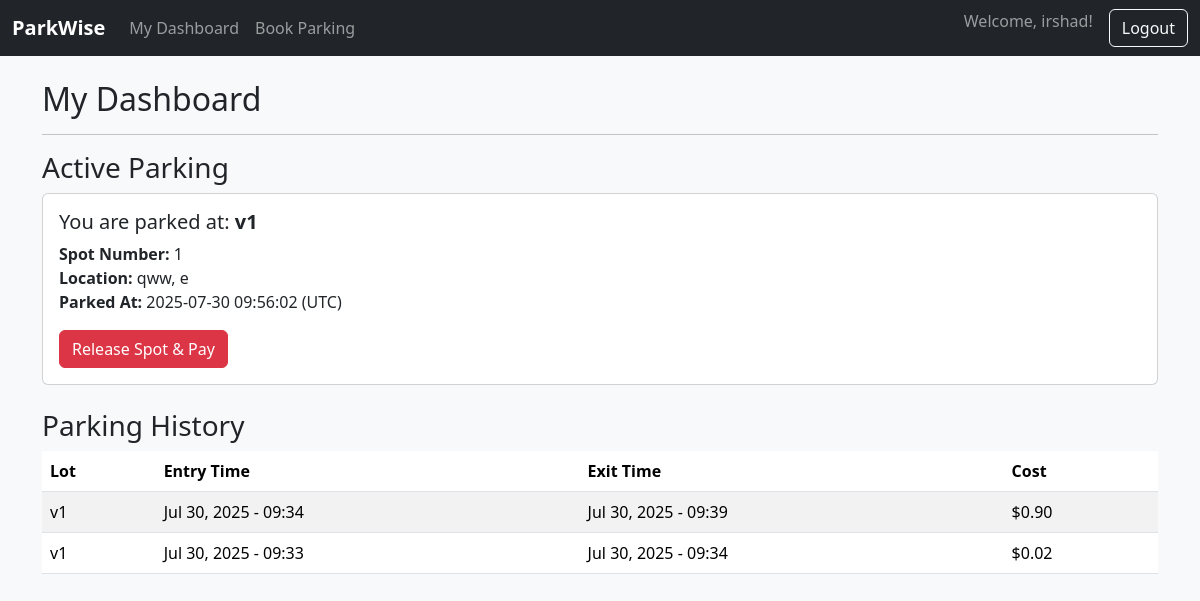
Page /dashboard (signed in) on the committed database.
### app.py (models this page shows)
class ParkingLot(db.Model):
    id = db.Column(db.Integer, primary_key=True)
    name = db.Column(db.String(100), nullable=False)
    address = db.Column(db.String(200), nullable=False)
    pincode = db.Column(db.String(10), nullable=False)
    price = db.Column(db.Float, nullable=False)
    capacity = db.Column(db.Integer, nullable=False)
    spots = db.relationship('ParkingSpot', backref='lot', lazy=True, cascade="all, delete-orphan")

class ParkingSpot(db.Model):
    id = db.Column(db.Integer, primary_key=True)
    spot_number = db.Column(db.Integer, nullable=False)
    status = db.Column(db.String(1), default='A')  # A=Available, O=Occupied
    lot_id = db.Column(db.Integer, db.ForeignKey('parking_lot.id'), nullable=False)
    reservations = db.relationship('Reservation', backref='spot', lazy=True)

class Reservation(db.Model):
    id = db.Column(db.Integer, primary_key=True)
    user_id = db.Column(db.Integer, db.ForeignKey('user.id'), nullable=False)
    spot_id = db.Column(db.Integer, db.ForeignKey('parking_spot.id'), nullable=False)
    lot_id = db.Column(db.Integer, db.ForeignKey('parking_lot.id'), nullable=False)
    entry_time = db.Column(db.DateTime, nullable=False, default=datetime.utcnow)
    exit_time = db.Column(db.DateTime, nullable=True)
    cost = db.Column(db.Float, nullable=True)
    is_active = db.Column(db.Boolean, default=True)

### app.py (the view)
@app.route('/dashboard')
def user_dashboard():
    if 'user_id' not in session or session.get('is_admin'):
        flash("Please log in to view your dashboard.", "warning")
        return redirect(url_for('login'))
    user_id = session['user_id']
    current_booking = Reservation.query.filter_by(user_id=user_id, is_active=True).first()
    booking_history = Reservation.query.filter_by(user_id=user_id, is_active=False).order_by(Reservation.exit_time.desc()).all()
    return render_template('user/dashboard.html', current_booking=current_booking, booking_history=booking_history)

### templates/user/dashboard.html (shortened to what this page needs)
{% extends 'base.html' %}
{% block content %}
<h2>My Dashboard</h2>
<hr>
<div class="row">
    <div class="col-md-12">
        <h3>Active Parking</h3>
        <div class="card mb-4">
            <div class="card-body">
                {% if current_booking %}
                    <h5 class="card-title">You are parked at: <strong>{{ current_booking.spot.lot.name }}</strong></h5>
                    <p class="card-text">
                        <strong>Spot Number:</strong> {{ current_booking.spot.spot_number }}<br>
                        <strong>Location:</strong> {{ current_booking.spot.lot.address }}, {{ current_booking.spot.lot.pincode }}<br>
                        <strong>Parked At:</strong> {{ current_booking.entry_time.strftime('%Y-%m-%d %H:%M:%S') }} (UTC)
                    </p>
                    <form action="{{ url_for('release', booking_id=current_booking.id) }}" method="POST">
                        <button type="submit" class="btn btn-danger">Release Spot & Pay</button>
                    </form>
                {% else %}
                    <p>You have no active parking reservation.</p>
                    <a href="{{ url_for('book') }}" class="btn btn-success">Book a Spot Now</a>
                {% endif %}
            </div>
        </div>
        <h3>Parking History</h3>
        <table class="table table-striped">
            <thead>
                <tr><th>Lot</th><th>Entry Time</th><th>Exit Time</th><th>Cost</th></tr>
            </thead>
            <tbody>
                {% for booking in booking_history %}
                <tr>
                    <td>{{ booking.spot.lot.name }}</td>
                    <td>{{ booking.entry_time.strftime('%b %d, %Y - %H:%M') }}</td>
                    <td>{{ booking.exit_time.strftime('%b %d, %Y - %H:%M') }}</td>
                    <td>${{ "%.2f"|format(booking.cost) }}</td>
                </tr>
                {% else %}
                <tr><td colspan="4" class="text-center">No past parking history.</td></tr>
                {% endfor %}
            </tbody>
        </table>
    </div>
</div>
{% endblock %}

### static/style.css (style rules this page uses)
body { background-color: #f8f9fa; }

### rows in the picture
ParkingLot: spot.lot.name "v1", spot.lot.address "qww", spot.lot.pincode "e"
ParkingSpot: spot.spot_number "1"
Reservation: entry_time "2025-07-30 09:56:02"
Reservation: spot.lot.name "v1", entry_time "Jul 30, 2025 - 09:34", exit_time "Jul 30, 2025 - 09:39", cost "0.90"
Reservation: spot.lot.name "v1", entry_time "Jul 30, 2025 - 09:33", exit_time "Jul 30, 2025 - 09:34", cost "0.02"

### other values in the picture
{{ session.username }} "irshad"
